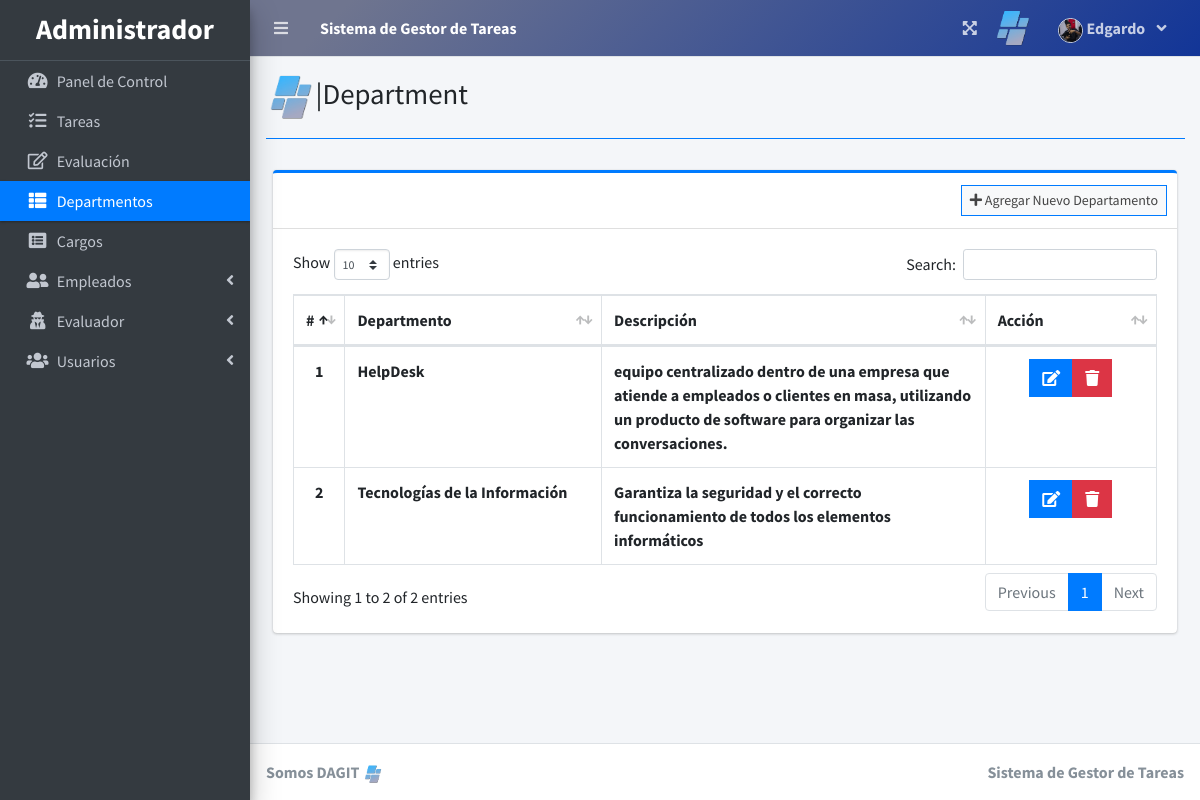
/index.php?page=department (signed in), run on the app's committed database.
### tables this page shows
CREATE TABLE `department_list` (
  `id` int(30) NOT NULL,
  `department` varchar(200) NOT NULL,
  `description` text NOT NULL
);

### department.php (the view, shortened to what this page needs)
<?php include'db_connect.php' ?>
<div class="col-lg-12">
	<div class="card card-outline card-primary">
		<div class="card-header">
			<div class="card-tools">
				<a class="btn btn-block btn-sm btn-default btn-flat border-primary new_department" href="javascript:void(0)"><i class="fa fa-plus"></i> Agregar Nuevo Departamento</a>
			</div>
		</div>
		<div class="card-body">
			<table class="table tabe-hover table-bordered" id="list">
				<colgroup>
					<col width="5%">
					<col width="30%">
					<col width="45%">
					<col width="20%">
				</colgroup>
				<thead>
					<tr>
						<th class="text-center">#</th>
						<th>Departmento</th>
						<th>Descripción</th>
						<th>Acción</th>
					</tr>
				</thead>
				<tbody>
					<?php
					$i = 1;
					$qry = $conn->query("SELECT * FROM department_list order by department asc ");
					while($row= $qry->fetch_assoc()):
					?>
					<tr>
						<th class="text-center"><?php echo $i++ ?></th>
						<td><b><?php echo $row['department'] ?></b></td>
						<td><b><?php echo $row['description'] ?></b></td>
						<td class="text-center">
		                    <div class="btn-group">
		                        <a href="javascript:void(0)" data-id='<?php echo $row['id'] ?>' class="btn btn-primary btn-flat manage_department">
		                          <i class="fas fa-edit"></i>
		                        </a>
		                        <button type="button" class="btn btn-danger btn-flat delete_department" data-id="<?php echo $row['id'] ?>">
		                          <i class="fas fa-trash"></i>
		                        </button>
	                      </div>
						</td>
					</tr>
				<?php endwhile; ?>
				</tbody>
			</table>
		</div>
	</div>
</div>

### data on the page
department_list: department "HelpDesk", description "equipo centralizado dentro de una empresa que atiende a empleados o clientes en masa, utilizando un producto de software para organizar las conversaciones."
department_list: department "Tecnologías de la Información", description "Garantiza la seguridad y el correcto funcionamiento de todos los elementos informáticos"

### other printed values
$_SESSION['system']['name'] "Sistema de Gestor de Tareas"
$_SESSION['login_firstname'] "Edgardo"
$title "Department"
